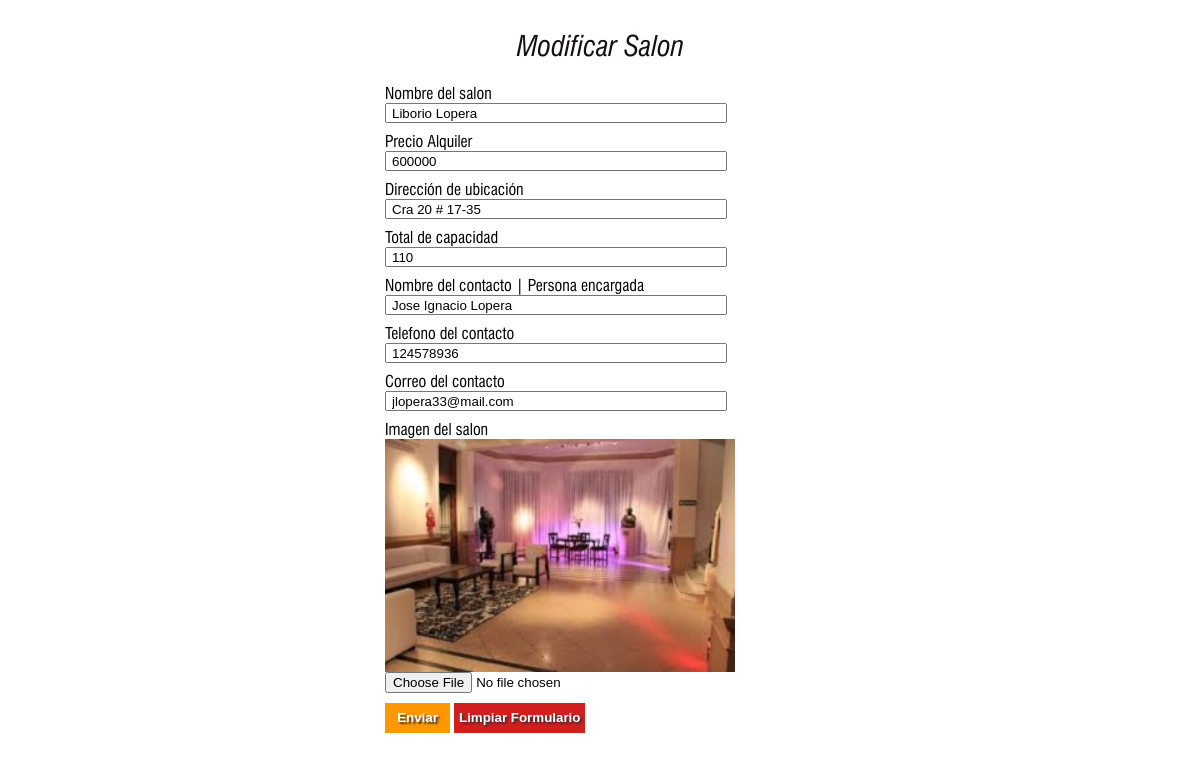
The app's page /admin/update_rooms.php?id=1 with its own data.
### tables this page shows
CREATE TABLE IF NOT EXISTS `salones` (
`id_salon` int(11) NOT NULL,
  `nombre_salon` text NOT NULL,
  `precio_alquiler` bigint(20) NOT NULL,
  `direccion_ubicacion` text NOT NULL,
  `total_capacidad` int(11) NOT NULL,
  `nombre_contacto` text NOT NULL,
  `telefono_contacto` bigint(20) NOT NULL,
  `email_contacto` text NOT NULL,
  `imagen_salon` text NOT NULL
);

### admin/update_rooms.php (the view, shortened to what this page needs)
<section id="content_wrapper">
<?php
    include "../layout/header.php";
    require "../bd/open.php";
    $id = $_GET['id'];
    $sql = "SELECT * FROM salones
            WHERE id_salon = $id";
    $rs  = mysql_query($sql, $cnx);
    while ($reg = mysql_fetch_array($rs))
    {
?>
    <div id="content-form" class="admin-forms">
        <h1 class="text_tittle">Modificar Salon</h1>
        <form action="" method="post" enctype="multipart/form-data">
            <div class="group-form">
                <label for="">Nombre del salon</label><br>
                <input type="text" name="nombre_salon" value="<?php echo $reg['nombre_salon']; ?>" required="required">
            </div>
            <div class="group-form">
                <label for="">Precio Alquiler</label><br>
                <input type="number" name="precio_alquiler" value="<?php echo $reg['precio_alquiler']; ?>" required="required">
            </div>
            <div class="group-form">
                <label for="">Dirección de ubicación</label><br>
                <input type="text" name="direccion_ubicacion" value="<?php echo $reg['direccion_ubicacion']; ?>" required="required">
            </div>
            <div class="group-form">
                <label for="">Total de capacidad</label><br>
                <input type="number" name="capacidad" value="<?php echo $reg['total_capacidad']; ?>" required="required">
            </div>
            <div class="group-form">
                <label for="">Nombre del contacto | Persona encargada</label><br>
                <input type="text" name="nombre_contacto" value="<?php echo $reg['nombre_contacto']; ?>" required="required">
            </div>
            <div class="group-form">
                <label for="">Telefono del contacto</label><br>
                <input type="number" name="tel_contacto" value="<?php echo $reg['telefono_contacto']; ?>" required="required">
            </div>
            <div class="group-form">
                <label for="">Correo del contacto</label><br>
                <input type="email" name="email_contacto" value="<?php echo $reg['email_contacto']; ?>" required="required">
            </div>
            <div class="group-form">
                <label for="">Imagen del salon</label><br>
                <img src="<?php echo $reg['imagen_salon']; ?>" alt="">
                <input type="file" name="imagen_salon" accept="image/png image/jpg" />
            </div>
            <div class="group-form">
                <input type="submit" value="Enviar">
                <input type="reset" value="Limpiar Formulario">
            </div>
        </form>
    </div>
<?php
}
    include "../layout/footer.php";
?>
</section>

### public/css/style.css (style rules this page uses)
article, aside, audio, canvas, command, datalist, details, embed, figcaption, figure, footer, header, hgroup, keygen, meter, nav, output, progress, section, source, video { display:block; }
html, body { width:100%; padding:0; margin:0; }
body { font-family: 'Swis_normal', sans-serif; font-size:0.8em; line-height:18px; color:#000000; position:relative; }
h1 { font-family: 'Swis_italic', sans-serif; font-size:28px; font-weight: 700; line-height:32px; letter-spacing:0px; color:#150f0f; font-weight:400; margin-top:0px; padding-bottom:0px; margin-left:1px; }
#content_wrapper { width: 990px; margin: 20px auto; clear:both; font-size: 1.1em; overflow: hidden; }
input[type=submit], input[type=reset] { height: 30px; text-shadow: 2px 2px 2px #333; padding: 5px; color: #fff; font-weight: bold; border: none; outline: none; }
input[type=submit] { width: 65px; background: #FF9800; }
input[type=reset] { width: auto; background: #d11e1f; }
#content-form { margin:0 auto; padding: 10px; }
#content-form .group-form { width: 95%; height: auto; padding-left: 10px; margin-bottom: 10px; font-size: 16px; }
#content-form .group-form input[type=text], #content-form .group-form input[type=password], #content-form .group-form input[type=email], #content-form .group-form input[type=number], #content-form .group-form select { width: 80%; height: 20px; padding-left: 5px; }
.group-form img { width: 350px; }
.text_tittle { text-align: center; }
.admin-forms { width: 450px; margin: 0 auto; }

### public/css/lightbox.css (style rules this page uses)
body:after { content: url(../img/close.png) url(../img/loading.gif) url(../img/prev.png) url(../img/next.png); display: none; }

### records on screen
salones: nombre_salon "Liborio Lopera", precio_alquiler "600000", direccion_ubicacion "Cra 20 # 17-35", capacidad "110", nombre_contacto "Jose Ignacio Lopera", tel_contacto "124578936", email_contacto "jlopera33@mail.com", imagen_salon (picture)
